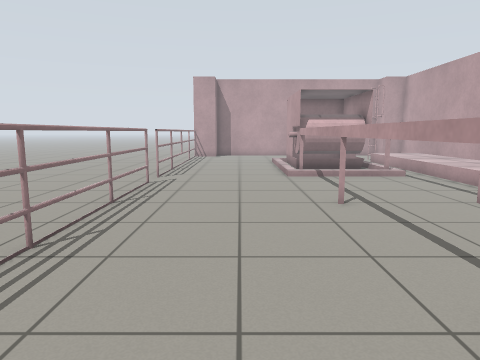
[1] (above)

18 first-person views from a walk through a robot-simulator world made for Gazebo. The camera is 0.94 m above the floor, tilts 8° down and sees 70° across. The floor is counted in squares, 0.5 m on a side. Each view is taken from the middle of a square. On the plan, view 1 faces up. The plan holds only what a view shows up to about 17 squares ahead; the rest is blank.

[2]
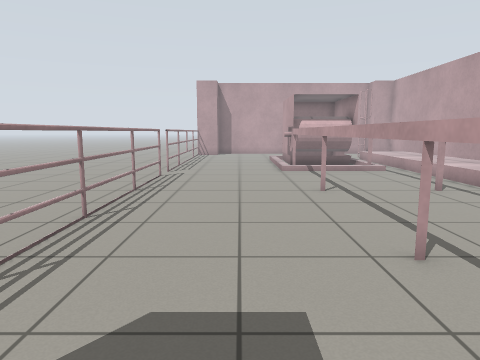

[3]
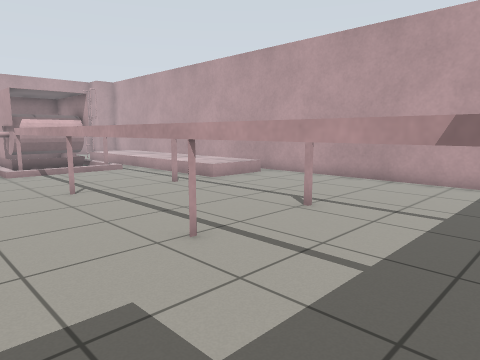

[4]
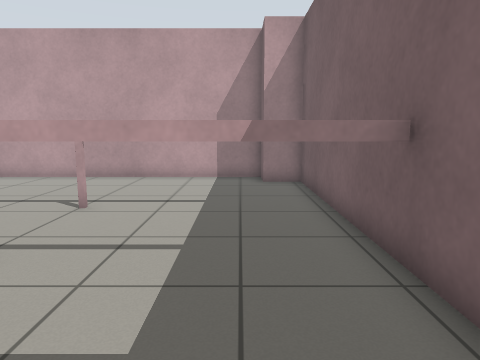

[5]
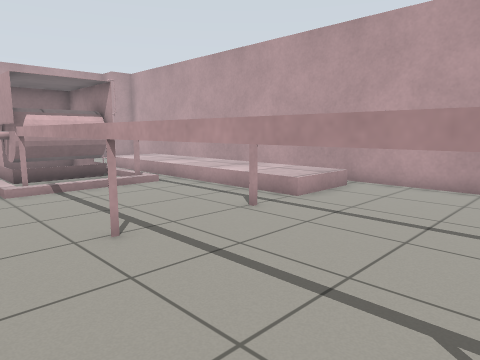

[6]
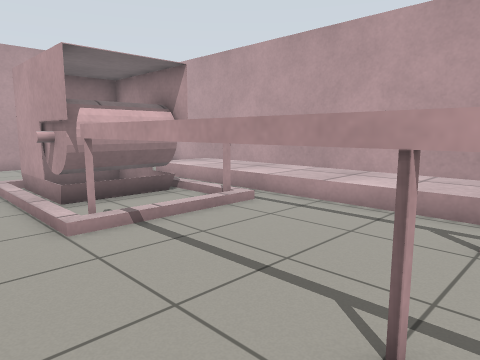

[7]
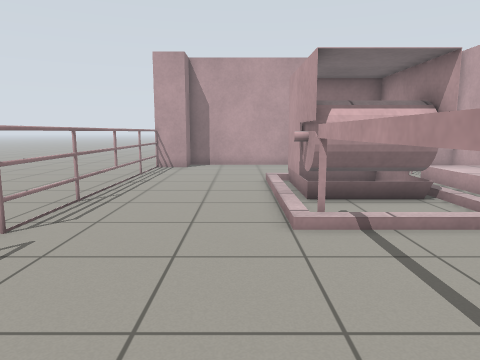

[8]
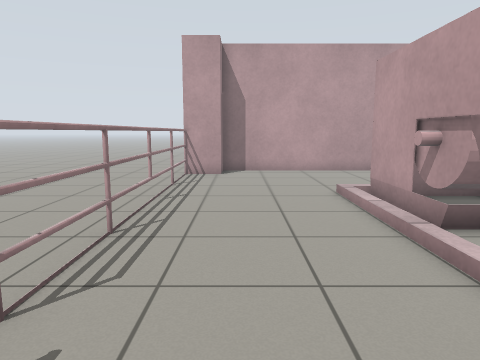

[9]
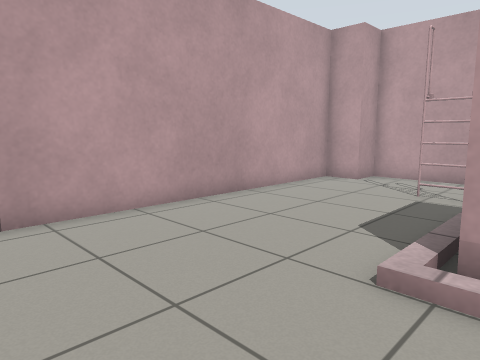

[10]
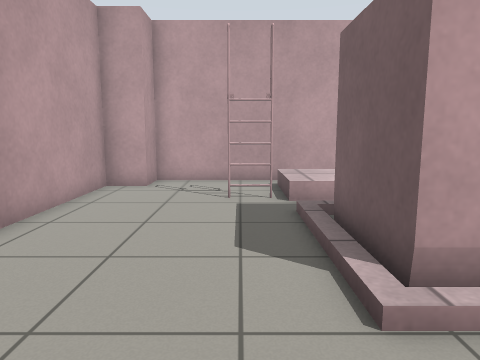

[11]
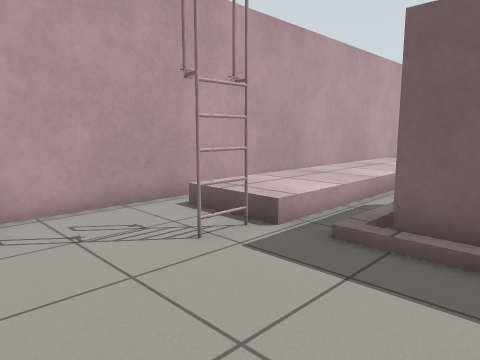

[12]
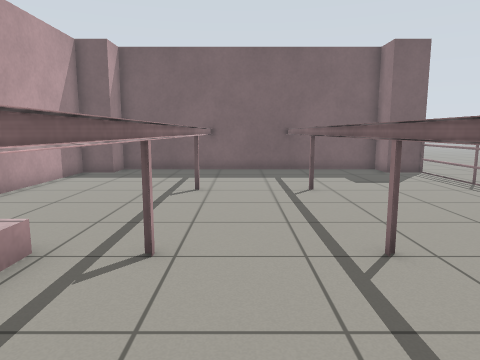

[13]
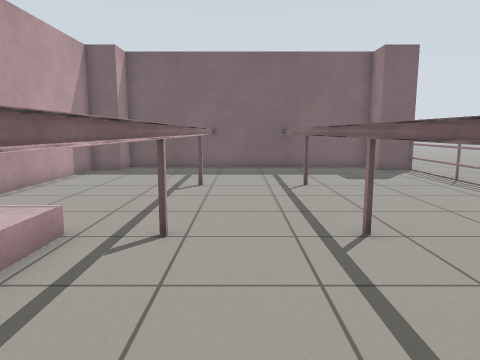

[14]
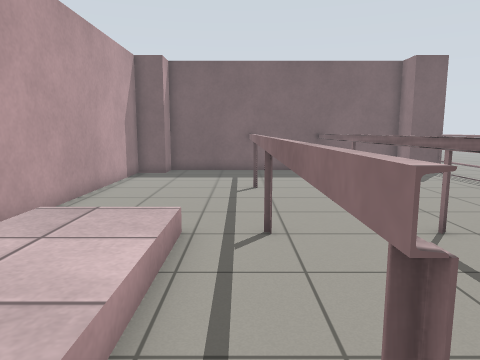

[15]
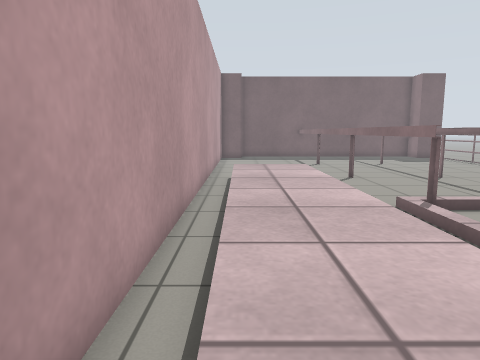

[16]
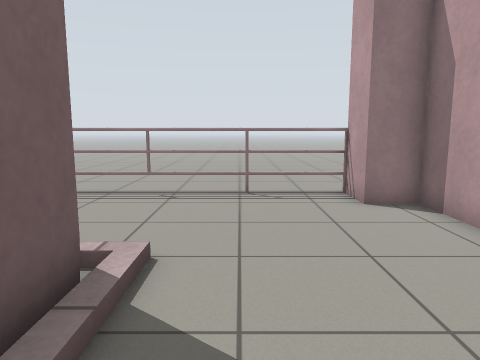

[17]
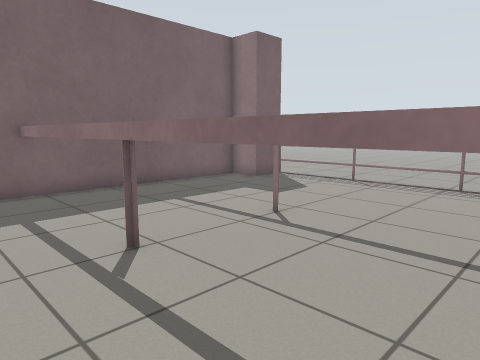

[18]
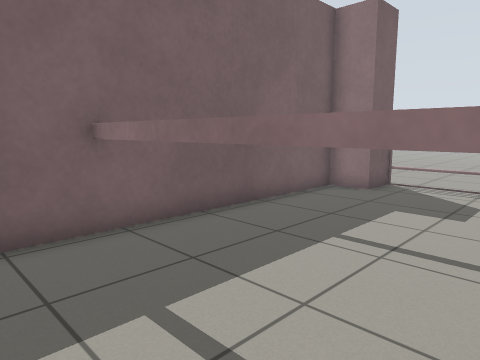

### Floor plan
Key: @ floor where view 1 was taken; # wall or solid block; . main floor; : floor 0.25 m higher than the main floor; = window, fence, low wall or low ledge.
Columns run from 5 left of view 1 to 13 right of it. Each row starts with its distance up from view 1.
 28    ##############
 27 .. #............#
 26 ..##............###
 25 ..#...............#
 24 ..#...............#
 23 ..#...........#...#
 22 ..#...........#...#
 21 ..#.....####:.===.#
 20 ..#.....#  #:.===.#
 19 ..#.....#  #:.===.#
 18 ..#.....####:.===.#
 17 ..#.....####:.===.#
 16 ..#.........:.===.#
 15 ..#.....=...:.===.#
 14 ..=.....#..=..===.#
 13 ........#..#..===.#
 12 ..=.....#..#..===.#
 11 ..#.....#..#..===.#
 10 ..#.....#..#..===.#
  9 ..#.....#..#..===.#
  8 ..#.....#..#......#
  7 ..#.....#..#......#
  6 ..#.....#..#......#
  5 ..#.....#..#......#
  4 ..#.....#..#......#
  3 ..#.....#..#......#
  2 ..#.....#..#......#
  1 ..#.....#..#......#
  0 ..#..@..#..#......#
 -1 ..#.....#..#......#
 -2 ..##....#..#....###
 -3    ##############

Where each view was taken, in squares from view 1:
view 1: 0 up, 0 right, facing up
view 2: 2 down, 0 right, facing up
view 3: 2 down, 1 left, facing up-right
view 4: 1 down, 2 left, facing right
view 5: 3 up, 0 right, facing up-right
view 6: 8 up, 0 right, facing up-right
view 7: 8 up, 1 right, facing up
view 8: 11 up, 1 left, facing up
view 9: 20 up, 2 left, facing up-right
view 10: 23 up, 1 left, facing right
view 11: 27 up, 4 right, facing down-right
view 12: 14 up, 5 right, facing down
view 13: 15 up, 5 right, facing down
view 14: 16 up, 7 right, facing down
view 15: 23 up, 11 right, facing down
view 16: 23 up, 7 right, facing left
view 17: 8 up, 9 right, facing down-left
view 18: 3 up, 9 right, facing down-left
